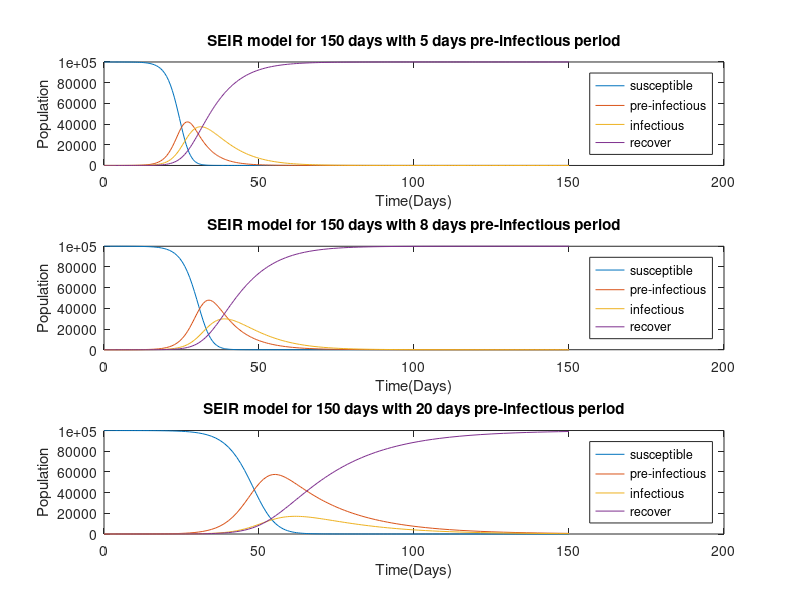
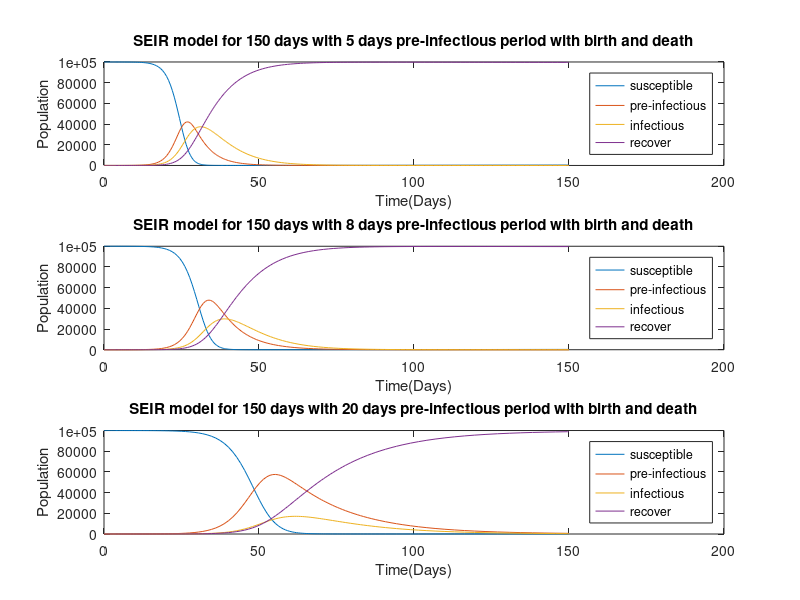
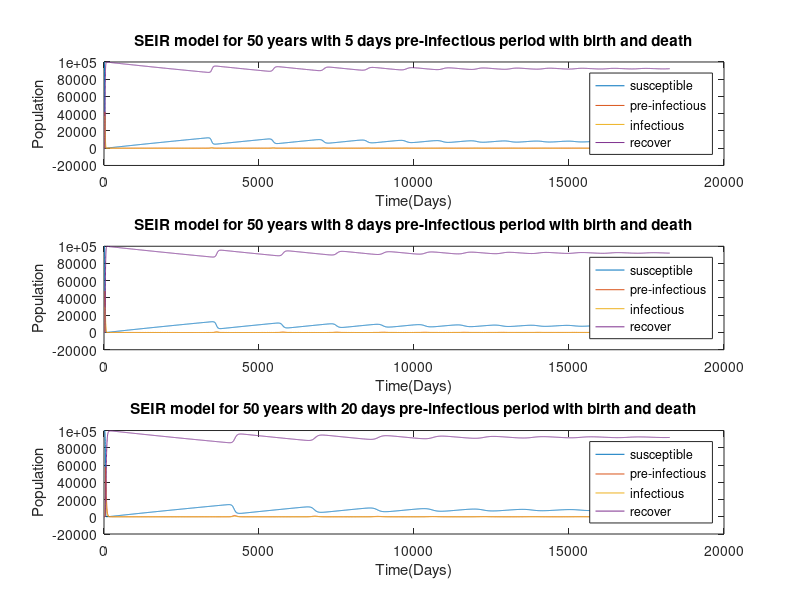

MATLAB code for these plots, in order:
clear all; clc
%% Setting up difference equations
% We assume that individuals mix randomly and parameter values are given as
% follows:
N = 100000;						% Population 100,000 people
[S0, E0, I0, R0] = deal(99999, 0, 1, 0);		% Initial values
kappa = 1/8; 					% Pre-infectious period 8 days
alpha = 1/7;					% Infectious period 7 days
R_0 = 13;						% Basic reproduction number 13
beta = R_0 * alpha / N;

% Set up the SEIR model of the transmission dynamics of measles in a closed
% population using differential equations:

trans_period = 150;				% model of 150 days

odefun = @(t,y) [-beta*y(1)*y(3);...
    beta*y(1)*y(3) - kappa*y(2);...
    kappa*y(2) - alpha*y(3);...
    alpha*y(3)];

tspan = [0, trans_period];               % Dutring the first 150 days

y0 = [S0, E0, I0, R0];

[t,y] = ode45(odefun,tspan,y0);

% 1. Plot a graph for number of susceptible, pre-Infectious, infectious,
% and recovered populations during 150 days.
figure('WindowState','maximized')
subplot(3,1,2)
plot(t, y);
legend('susceptible','pre-infectious','infectious','recover','Location', 'east');
title('SEIR model for 150 days with 8 days pre-infectious period');
xlabel('Time(Days)');
ylabel('Population');

% 2. How does the graph change if you change the pre-infectious period to
% be 5 days and 20 days, respectively?

kappa = 1/5; 					% Pre-infectious period 5 days

odefun = @(t,y) [-beta*y(1)*y(3);...
    beta*y(1)*y(3) - kappa*y(2);...
    kappa*y(2) - alpha*y(3);...
    alpha*y(3)];

[t,y] = ode45(odefun,tspan,y0);

subplot(3,1,1)
plot(t, y);
legend('susceptible','pre-infectious','infectious','recover','Location', 'east');
title('SEIR model for 150 days with 5 days pre-infectious period');
xlabel('Time(Days)');
ylabel('Population');

kappa = 1/20; 					% Pre-infectious period 20 days

odefun = @(t,y) [-beta*y(1)*y(3);...
    beta*y(1)*y(3) - kappa*y(2);...
    kappa*y(2) - alpha*y(3);...
    alpha*y(3)];

[t,y] = ode45(odefun,tspan,y0);

subplot(3,1,3)
plot(t, y);
legend('susceptible','pre-infectious','infectious','recover','Location', 'east');
title('SEIR model for 150 days with 20 days pre-infectious period');
xlabel('Time(Days)');
ylabel('Population');

% 3. What happens to the size of the epidemic (as reflected in the number
% of people who are immune at the end) as the pre-infectious period is
% increased? What happens as it is decreased?
% As the pre-infectious period increasing, the size of the epidemic do not
% change but the period of it becomes longer.

%%  Incorporating births and deaths
% Modify the model to include the births and deaths in each time step and
% change the parameter values back to original:
LE = 70 * 365;
mu = 1/LE;          % Birth rate = death rate

kappa = 1/8;

odefun = @(t,y) [-beta*y(1)*y(3) + mu*(N-y(1));...
    beta*y(1)*y(3) - kappa*y(2) - mu*y(2);...
    kappa*y(2) - alpha*y(3) - mu*y(3);...
    alpha*y(3) - mu*y(4)];

[t,y] = ode45(odefun,tspan,y0);

% 1. Plot a graph for number of susceptible, pre-Infectious, infectious,
% and recovered populations during 150 days.
figure('WindowState','maximized')
subplot(3,1,2)
plot(t, y);
legend('susceptible','pre-infectious','infectious','recover','Location', 'east');
title('SEIR model for 150 days with 8 days pre-infectious period with birth and death');
xlabel('Time(Days)');
ylabel('Population');

% 2. How does the graph change if you change the pre-infectious period to
% be 5 days and 20 days, respectively?

kappa = 1/5; 					% Pre-infectious period 5 days

odefun = @(t,y) [-beta*y(1)*y(3) + mu*(N-y(1));...
    beta*y(1)*y(3) - kappa*y(2) - mu*y(2);...
    kappa*y(2) - alpha*y(3) - mu*y(3);...
    alpha*y(3) - mu*y(4)];

[t,y] = ode45(odefun,tspan,y0);

subplot(3,1,1)
plot(t, y);
legend('susceptible','pre-infectious','infectious','recover','Location', 'east');
title('SEIR model for 150 days with 5 days pre-infectious period with birth and death');
xlabel('Time(Days)');
ylabel('Population');

kappa = 1/20; 					% Pre-infectious period 20 days

odefun = @(t,y) [-beta*y(1)*y(3) + mu*(N-y(1));...
    beta*y(1)*y(3) - kappa*y(2) - mu*y(2);...
    kappa*y(2) - alpha*y(3) - mu*y(3);...
    alpha*y(3) - mu*y(4)];

[t,y] = ode45(odefun,tspan,y0);

subplot(3,1,3)
plot(t, y);
legend('susceptible','pre-infectious','infectious','recover','Location', 'east');
title('SEIR model for 150 days with 20 days pre-infectious period with birth and death');
xlabel('Time(Days)');
ylabel('Population');

% 4. How do the general patterns in the numbers of susceptible and immune
% individuals differ from those predicted using the difference equations in
% the last practical?

% There is no big difference between the two results. One possible reason
% is that the life expectancy is too long comparing with the observed time.

% Hence we change to a longer transmit period, like 50 years.

trans_period = 50 * 365;				% model of 50 years
tspan = [0, trans_period];

kappa = 1/8;

odefun = @(t,y) [-beta*y(1)*y(3) + mu*(N-y(1));...
    beta*y(1)*y(3) - kappa*y(2) - mu*y(2);...
    kappa*y(2) - alpha*y(3) - mu*y(3);...
    alpha*y(3) - mu*y(4)];

[t,y] = ode45(odefun,tspan,y0);

figure('WindowState','maximized')
subplot(3,1,2)
plot(t, y);
legend('susceptible','pre-infectious','infectious','recover','Location', 'east');
title('SEIR model for 50 years with 8 days pre-infectious period with birth and death');
xlabel('Time(Days)');
ylabel('Population');

kappa = 1/5; 					% Pre-infectious period 5 days

odefun = @(t,y) [-beta*y(1)*y(3) + mu*(N-y(1));...
    beta*y(1)*y(3) - kappa*y(2) - mu*y(2);...
    kappa*y(2) - alpha*y(3) - mu*y(3);...
    alpha*y(3) - mu*y(4)];

[t,y] = ode45(odefun,tspan,y0);

subplot(3,1,1)
plot(t, y);
legend('susceptible','pre-infectious','infectious','recover','Location', 'east');
title('SEIR model for 50 years with 5 days pre-infectious period with birth and death');
xlabel('Time(Days)');
ylabel('Population');

kappa = 1/20; 					% Pre-infectious period 20 days

odefun = @(t,y) [-beta*y(1)*y(3) + mu*(N-y(1));...
    beta*y(1)*y(3) - kappa*y(2) - mu*y(2);...
    kappa*y(2) - alpha*y(3) - mu*y(3);...
    alpha*y(3) - mu*y(4)];

[t,y] = ode45(odefun,tspan,y0);

subplot(3,1,3)
plot(t, y);
legend('susceptible','pre-infectious','infectious','recover','Location', 'east');
title('SEIR model for 50 years with 20 days pre-infectious period with birth and death');
xlabel('Time(Days)');
ylabel('Population');

% Then we can find that the longer pre-infectious period, the longer
% cycle of the breaking out.

% 5. You should notice that, although the daily number of new infectious
% persons and the numbers of susceptible and immune individuals oscillates
% over time, these oscillations become weaker, and they seem to disappear
% entirely. This pattern is inconsistent with what happens in many
% populations in which measles vaccination has not been introduced, measles
% epidemics occur every two years, which suggests that other factors help
% to sustain the epidemic cycles. Suggest possible factors which might help
% to determine the regular patterns in measles cycles.

% The more new born get vaccinated, the less susceptible increase. This
% will help to control the eipdemic.
